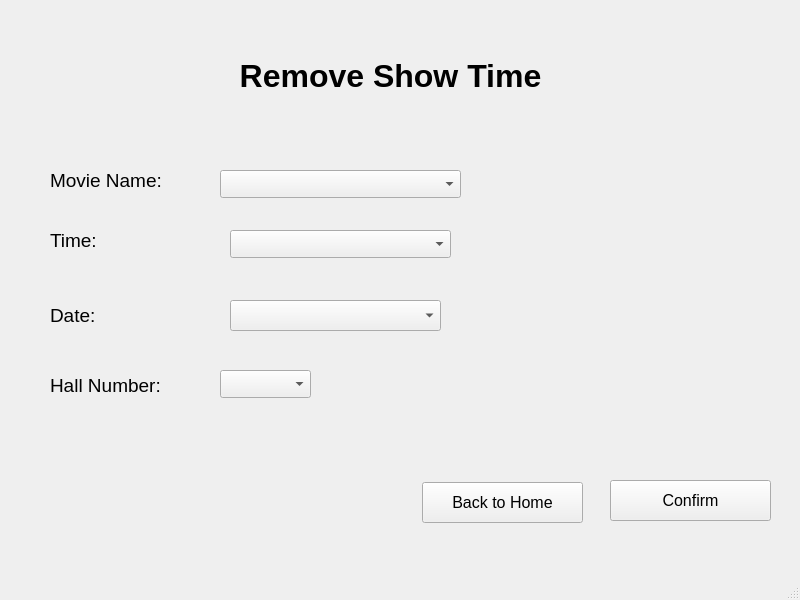
<?xml version="1.0" encoding="UTF-8"?>
<ui version="4.0">
 <class>MainWindow</class>
 <widget class="QMainWindow" name="MainWindow">
  <property name="geometry">
   <rect>
    <x>0</x>
    <y>0</y>
    <width>800</width>
    <height>600</height>
   </rect>
  </property>
  <property name="windowTitle">
   <string>MainWindow</string>
  </property>
  <widget class="QWidget" name="centralwidget">
   <widget class="QLabel" name="label_3">
    <property name="geometry">
     <rect>
      <x>50</x>
      <y>230</y>
      <width>63</width>
      <height>20</height>
     </rect>
    </property>
    <property name="font">
     <font>
      <pointsize>14</pointsize>
     </font>
    </property>
    <property name="text">
     <string>Time:</string>
    </property>
   </widget>
   <widget class="QLabel" name="label_5">
    <property name="geometry">
     <rect>
      <x>50</x>
      <y>360</y>
      <width>141</width>
      <height>51</height>
     </rect>
    </property>
    <property name="font">
     <font>
      <pointsize>14</pointsize>
     </font>
    </property>
    <property name="text">
     <string>Hall Number:</string>
    </property>
   </widget>
   <widget class="QComboBox" name="name">
    <property name="geometry">
     <rect>
      <x>220</x>
      <y>170</y>
      <width>241</width>
      <height>28</height>
     </rect>
    </property>
   </widget>
   <widget class="QPushButton" name="Back">
    <property name="geometry">
     <rect>
      <x>422</x>
      <y>482</y>
      <width>161</width>
      <height>41</height>
     </rect>
    </property>
    <property name="font">
     <font>
      <pointsize>12</pointsize>
     </font>
    </property>
    <property name="text">
     <string>Back to Home</string>
    </property>
   </widget>
   <widget class="QLabel" name="label">
    <property name="geometry">
     <rect>
      <x>190</x>
      <y>10</y>
      <width>401</width>
      <height>131</height>
     </rect>
    </property>
    <property name="font">
     <font>
      <pointsize>24</pointsize>
      <bold>true</bold>
      <strikeout>false</strikeout>
     </font>
    </property>
    <property name="text">
     <string>Remove Show Time</string>
    </property>
    <property name="alignment">
     <set>Qt::AlignCenter</set>
    </property>
   </widget>
   <widget class="QLabel" name="label_6">
    <property name="geometry">
     <rect>
      <x>210</x>
      <y>430</y>
      <width>401</width>
      <height>41</height>
     </rect>
    </property>
    <property name="font">
     <font>
      <pointsize>14</pointsize>
     </font>
    </property>
    <property name="text">
     <string/>
    </property>
    <property name="alignment">
     <set>Qt::AlignCenter</set>
    </property>
   </widget>
   <widget class="QLabel" name="label_2">
    <property name="geometry">
     <rect>
      <x>50</x>
      <y>160</y>
      <width>141</width>
      <height>41</height>
     </rect>
    </property>
    <property name="font">
     <font>
      <pointsize>14</pointsize>
     </font>
    </property>
    <property name="text">
     <string>Movie Name: </string>
    </property>
   </widget>
   <widget class="QLabel" name="label_4">
    <property name="geometry">
     <rect>
      <x>50</x>
      <y>300</y>
      <width>81</width>
      <height>31</height>
     </rect>
    </property>
    <property name="font">
     <font>
      <pointsize>14</pointsize>
     </font>
    </property>
    <property name="text">
     <string>Date:</string>
    </property>
   </widget>
   <widget class="QPushButton" name="confirm">
    <property name="geometry">
     <rect>
      <x>610</x>
      <y>480</y>
      <width>161</width>
      <height>41</height>
     </rect>
    </property>
    <property name="font">
     <font>
      <pointsize>12</pointsize>
     </font>
    </property>
    <property name="text">
     <string>Confirm</string>
    </property>
   </widget>
   <widget class="QComboBox" name="hallnum">
    <property name="geometry">
     <rect>
      <x>220</x>
      <y>370</y>
      <width>91</width>
      <height>28</height>
     </rect>
    </property>
   </widget>
   <widget class="QComboBox" name="time">
    <property name="geometry">
     <rect>
      <x>230</x>
      <y>230</y>
      <width>221</width>
      <height>28</height>
     </rect>
    </property>
   </widget>
   <widget class="QComboBox" name="date">
    <property name="geometry">
     <rect>
      <x>230</x>
      <y>300</y>
      <width>211</width>
      <height>31</height>
     </rect>
    </property>
   </widget>
   <widget class="QLabel" name="label_7">
    <property name="geometry">
     <rect>
      <x>50</x>
      <y>480</y>
      <width>321</width>
      <height>41</height>
     </rect>
    </property>
    <property name="font">
     <font>
      <pointsize>12</pointsize>
     </font>
    </property>
    <property name="text">
     <string/>
    </property>
   </widget>
  </widget>
  <widget class="QMenuBar" name="menubar">
   <property name="geometry">
    <rect>
     <x>0</x>
     <y>0</y>
     <width>800</width>
     <height>25</height>
    </rect>
   </property>
  </widget>
  <widget class="QStatusBar" name="statusbar"/>
 </widget>
 <resources/>
 <connections/>
</ui>
